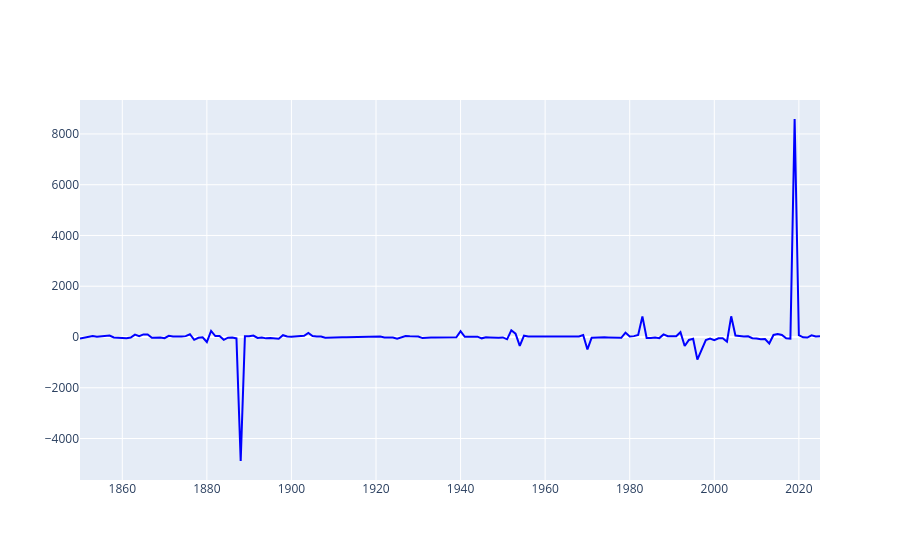
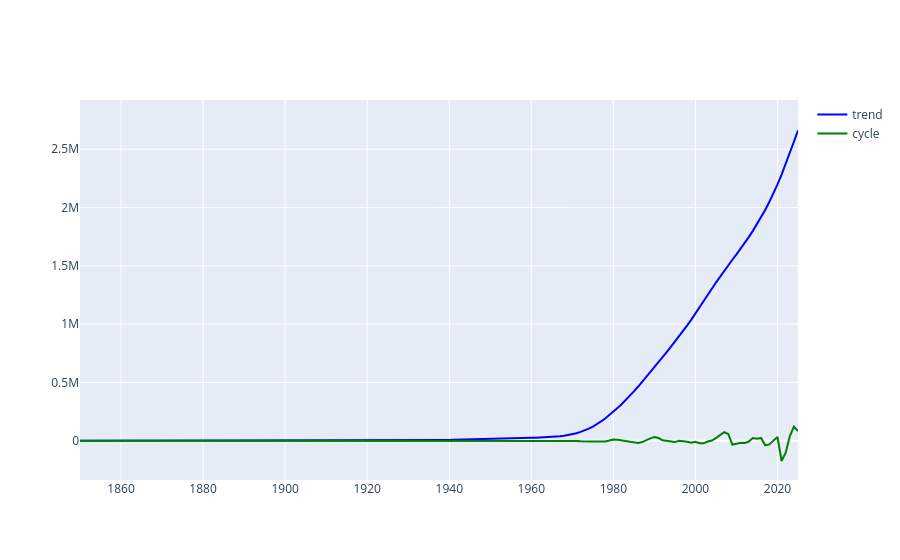

The notebook cell saved with these charts, in order:
### Code cell
# Plot des deux composantes 
# plot de l'output gap
# Plot des deux composantes 
# plot de l'output gap
fig_outputgap = go.Figure([
        go.Scatter(x = data['year'],
                   y = data["output_gap"],
                   line = dict(color = "blue"),
                   name = "trend"
        )
])

# plot des composantes du HP filter
fig_comp_hp = go.Figure([
        go.Scatter(x = data['year'],
                   y = data["gdp_trend"],
                   line = dict(color = "blue"),
                   name = "trend"
        ),

        go.Scatter(x = data['year'],
                   y = data["gdp_cycle"],
                   line = dict(color = 'green'),
                   name = "cycle"
        )
    ])
fig_outputgap.show()
fig_comp_hp.show()

### Figure 1 — Plotly figure (JSON) as saved in the notebook; plotly's stock layout.template omitted (floating-point values rounded to 4 significant figures; data arrays with more than 128 entries replaced by an {"elided": "..."} marker saying what was removed)
{"data": [{"line": {"color": "blue"}, "name": "trend", "type": "scatter", "x": {"elided": "177 float values"}, "y": {"elided": "177 float values"}}], "layout": {}}

### Figure 2 — Plotly figure (JSON) as saved in the notebook; plotly's stock layout.template omitted (floating-point values rounded to 4 significant figures; data arrays with more than 128 entries replaced by an {"elided": "..."} marker saying what was removed)
{"data": [{"line": {"color": "blue"}, "name": "trend", "type": "scatter", "x": {"elided": "177 float values"}, "y": {"elided": "177 float values"}}, {"line": {"color": "green"}, "name": "cycle", "type": "scatter", "x": {"elided": "177 float values"}, "y": {"elided": "177 float values"}}], "layout": {}}
